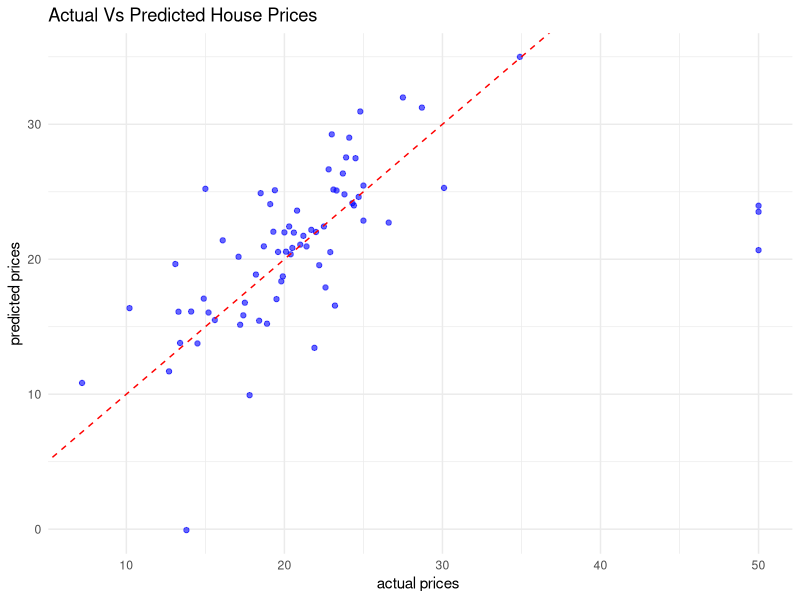

R code for this plot:
library(ggplot2)
library(caret)
library(MASS)
library(caTools)
library(class)


# step 2 : load "Boston" dataset
data('Boston')
df <- Boston

# step 3 : train_test split 80 - 20 
set.seed(123)
trainList <- sample.split(df$medv , SplitRatio = 0.80)
train_data <- subset(df, trainList == TRUE)
test_data <- subset(df,trainList == FALSE)

# Step 4 : Train the linear regression model 
model <- lm(medv ~ . , data = train_data)


# Step 5 : Model Summary 
summary(model)


# step 6 : Predict on Test Data
predictions <- predict(model , newdata = test_data)


# step 7 : Evaluate Model Performance 
# Calculate RMSE ( root mean squared error )

rmse <- sqrt(mean(predictions - test_data$medv) ^ 2 )
print(paste('RMSE', round(rmse , 2)))


# calculate R - squared 
r_squared <- cor(predictions , test_data$medv) ^2


print(paste('R-Squared' , round(r_squared, 2)))


# step 8 : Plot actual Vs Predicted values 
ggplot(data = data.frame(Actual = test_data$medv , predicted = predictions ) , aes(x = Actual , y = predicted)) + 
  geom_point(color = 'blue' , alpha = 0.6)+ 
  geom_abline(slope = 1 , intercept = 0 , color = 'red' , linetype = 'dashed' ) + 
  labs(title = 'Actual Vs Predicted House Prices ', 
       x = 'actual prices ',
       y = 'predicted prices'
       )+ 
  theme_minimal()
